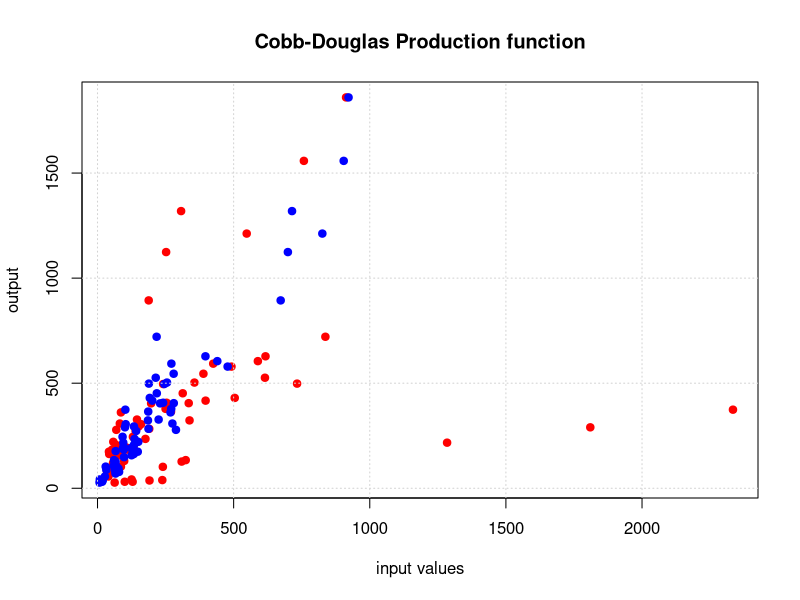

The R script that drew this image:
## ---- chunk 1
knitr::opts_chunk$set(echo = TRUE)
## ---- chunk 2
CobbDoug = read.csv('CobbDouglasData.csv')
attach(CobbDoug)
## ---- chunk 3
plot(Cap, Q, pch=19, col='red', xlab= 'input values', ylab = 'output',
     main='Cobb-Douglas Production function')
points(Emp, Q, pch=19, col='blue')
grid()
## ---- chunk 4
#install.packages("scatterplot3d") # Install
#library("scatterplot3d") # load
## ---- chunk 5
data(CobbDoug)
head(CobbDoug)
## ---- chunk 6
# Basic 3d graphics
#scatterplot3d(CobbDoug[,1:3],
              #main="3D Scatter Plot")
## ---- chunk 7
#![](/Users/Jacky Maya/OneDrive/CSUB classes/Semester/Spring2020/MGMT6550Brownlow/CobbDouglas/images/3DScatterPlot.png)

## ---- chunk 8
CDloss=function(parms, Q, Cap, Emp){
  A = parms[1] #efficiency
  alpha = parms[2] #labor (emp)
  beta = parms[3] #capital (cap)
  
  Loss = 0
  for (i in 1:length(Q)){
    Loss = Loss + ((Q[i]-A*(Cap[i]^beta*Emp[i]^alpha))^2)
  }
  
  return (log(Loss))
}

CDmle=function(parms, Q, Cap, Emp){
  A = parms[1]
  alpha = parms[2]
  beta = parms[3]
  
  logLoss = 0
  for (i in 1:length(Q)){
    errorTerm= (Q[i]-A*(Cap[i]^beta*Emp[i]^alpha))
    logLoss = logLoss - dnorm(errorTerm, log=T)
  }
  
  return (logLoss)
}
## ---- chunk 9
A = 1
alpha = 0.5
beta = 0.5
parms=c(A, alpha, beta)
print(CDloss(parms, Q, Cap, Emp))

# better or worse than
A = 2
alpha = 0.802
beta = 0.208
parms=c(A, alpha, beta)
print(CDloss(parms, Q, Cap, Emp))
## ---- chunk 10

for (A in seq(from=0.01, to = 2, length.out = 4))
  for(a in seq(from=0.01, to = 1,length.out = 6))
   for(b in seq(from=0.01, to = 1, length.out = 6)){
     parms = c(A, a, b)
      print(paste(A, a, b,'        ', CDloss(parms, Q, Cap, Emp)))
  }

## ---- chunk 11
##     ?optim
parms = c(2, 0.802, 0.208)
opt = optim(parms, CDloss, Q=Q, Cap=Cap, Emp=Emp)
print(opt)
parms = c(opt$par[1], opt$par[2], opt$par[3])
print(CDloss(parms, Q, Cap,Emp))
## ---- chunk 12
parms = c(2, 0.802, 0.208)
opt = optim(parms, CDmle, Q=Q, Cap=Cap, Emp=Emp)
print(opt)
parms = c(opt$par[1], opt$par[2], opt$par[3])
print(CDloss(parms, Q, Cap,Emp))
## ---- chunk 13
logModel = glm(log(Q)~log(Cap)+log(Emp))
summary(logModel)
A = exp(logModel$coefficients[1])
alpha = logModel$coefficients[2]
beta = logModel$coefficients[3]
print(paste('A = ',A,' alpha = ', alpha,' beta =', beta))

# CD loss at these values:
parms=c(A, alpha, beta)
print(paste('CD loss: ', CDloss(parms, Q, Cap, Emp)))
